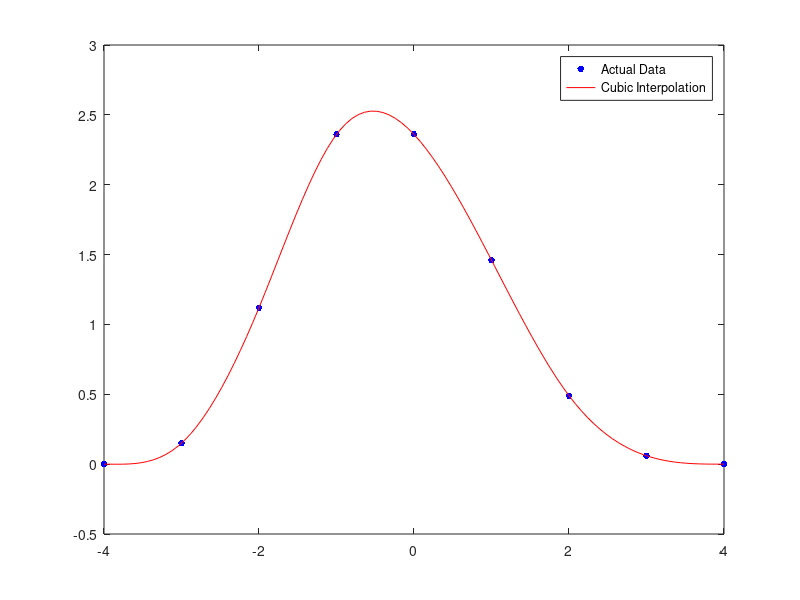

The MATLAB script that drew this image:
%{
%Nearest Neighbour Interpolation
A = zeros(3,3);
A(:)=[10,2,9,4,18,14,22,7,25];
C = imresize(A,[6,6],'nearest');

X = A';
X = X(:)';
Y = [1:1:9];
plot(Y,X,'-ob','MarkerFaceColor','b','lineWidth',1.5);

XN = C';
XN = XN(:)';
YN = [0.25:0.25:9];
hold all
plot(YN,XN,'.-r','lineWidth',1);
legend('Actual Data','Nearest Neighbour Interpolated Data')
%}


%{
%Linear Interpolation
A(:)=[10,2,9,4,18,14,22,7,25];
X = A';
X = X(:)';
Y = [1:1:9];
plot(Y,X,'.b','MarkerSize',15);

hold all
plot(Y,X,'.-r','lineWidth',1);
legend('Actual Data','Linear Interpolation')
%}




%Cubic Interpolation
x = -4:4;
y = [0 .15 1.12 2.36 2.36 1.46 .49 .06 0];
cs = spline(x,[0 y 0]);
xx = linspace(-4,4,101);
plot(x,y,'.b','MarkerSize',15);

hold all
plot(xx,ppval(cs,xx),'-r');
legend('Actual Data','Cubic Interpolation')
